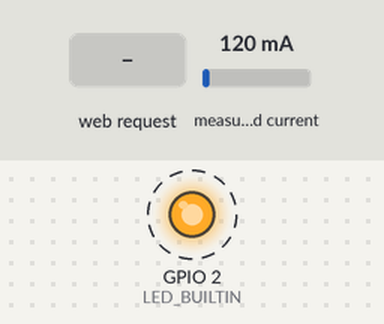
The sketch below on a simulated ESP8266 (NodeMCU). On the bench: output pins drawn as LEDs (lit = HIGH, except the on-board LED, lit = LOW). Dashed ring = blinking. Inputs (shaded band) come from the test bench; at power-on: measured current 120 mA. Uploads are accepted with an empty reply; what the sketch prints to the serial monitor is not drawn.

Above: at 1.3 s.
1.4 s: HTTP request GET /data received
Timing chart, 0 to 10.9 s (numbered marks = the images above; inputs shaded):
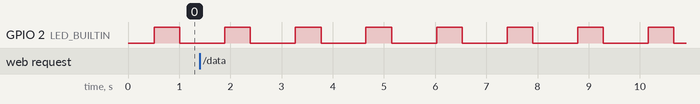

The sketch:

temp.ino
```cpp
#include <ESP8266WiFi.h>
#include <ESP8266WebServer.h>
#include <ESP8266HTTPClient.h>

#include "EmonLib.h"
EnergyMonitor emon1;

IPAddress local_ip(192,168,1,1);
IPAddress gateway(192,168,1,1);
IPAddress subnet(255,255,255,0);

ESP8266WebServer server(80);

const char* ssid     = "Soil Moisture Server";
const char* password = "12345678";
const int analog_ip = A0;
int inputVal  = 0;
#define SERVER_IP "http://192.168.1.100/EnergyMeter/update.php"
void setup() {
  emon1.current(analog_ip, 111.1);             // Current: input pin, calibration.
  // initialize digital pin 13 as an output.
  pinMode(LED_BUILTIN, OUTPUT);
  Serial.begin(9600);
  delay(10);
  WiFi.softAP(ssid, password);
  WiFi.softAPConfig(local_ip, gateway, subnet);
  delay(100);
  Serial.print("Access Point-- ");
  Serial.print(ssid); Serial.println(" ...");

  Serial.print("IP address:\t");
  Serial.println(WiFi.softAPIP());

  server.on("/data", handle_OnConnect);
  server.on("/", handle_OnConnect);
  server.begin();
  Serial.println("HTTP server started");
  }

// the loop function runs over and over again forever
void loop() {
  server.handleClient();
  double Irms = emon1.calcIrms(1480);  // Calculate Irms only
  Serial.print(Irms*230.0);         // Apparent power

  inputVal = Irms*230.0;//analogRead (analog_ip); // Analog Values 0 to 1023
  Serial.println (inputVal);
  update_server();
  digitalWrite(LED_BUILTIN, HIGH);   // turn the LED on (HIGH is the voltage level)
  delay(500);              // wait for a second
  digitalWrite(LED_BUILTIN, LOW);    // turn the LED off by making the voltage LOW
  delay(500);              // wait for a second
}

void handle_OnConnect() {
  String strVal = String(inputVal);
  Serial.println("Connected to server");
  server.send(200, "text/json", "{\"value\":\""+strVal+"\"}");
}
void update_server(){
    WiFiClient client;
    HTTPClient http;
    String strVal = String(inputVal);

    http.begin(client,SERVER_IP "?Power="+strVal); //HTTP
    http.addHeader("Content-Type", "application/json");
    Serial.print("[HTTP] POST...\n");
    int httpCode = http.POST("{\"hello\":\"world\"}");
    if (httpCode > 0) {
      if (httpCode == HTTP_CODE_OK) {
        const String& payload = http.getString();
        Serial.println("received payload:\n<<");
        Serial.println(payload);
        Serial.println(">>");
      }
    } else {
      Serial.printf("[HTTP] POST... failed, error: %s\n", http.errorToString(httpCode).c_str());
    }

    http.end();
  }
```

Measured:
- by itself, GPIO 2 (LED_BUILTIN): alternates HIGH for 0.50 s and LOW for 0.88 s
